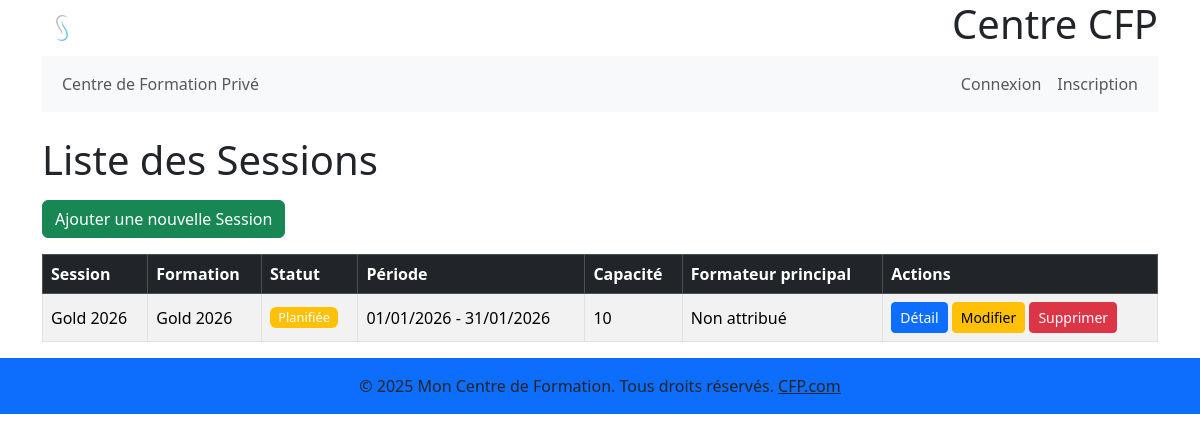
/formations/sessions/, run on an earlier commit of the app's database.
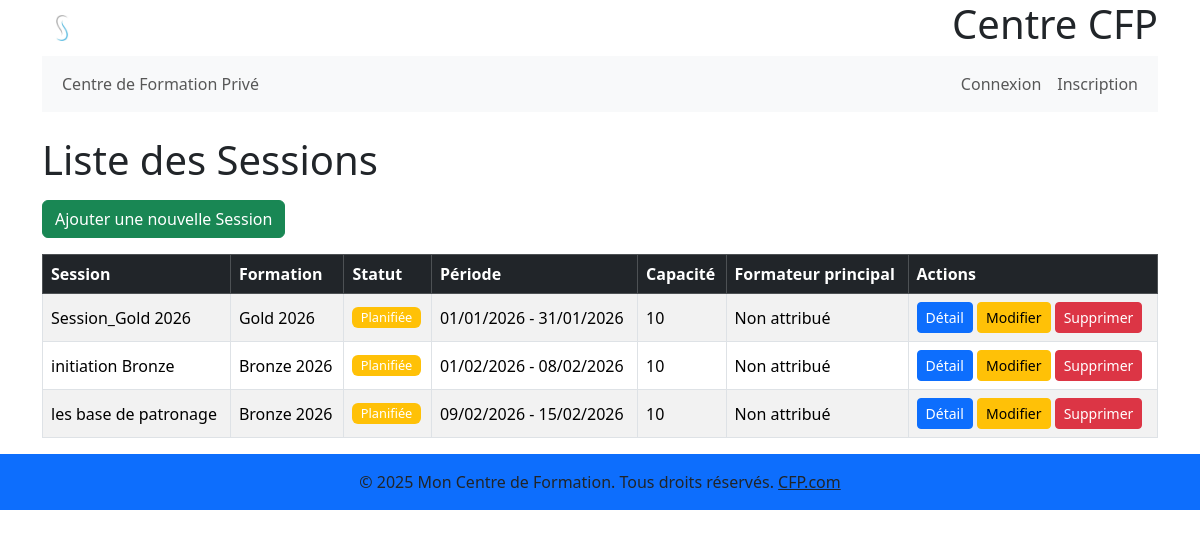
And on a later commit of the database.
### gestion_formations/models.py (models this page shows, shortened)
class Session(models.Model):
    statut = models.CharField(max_length=50, choices=SessionStatus.choices,
                              default=SessionStatus.PLANNED, verbose_name=_("Statut de la session"))
    formation = models.ForeignKey(Formation, on_delete=models.CASCADE, related_name='sessions', verbose_name=_(
        "Formation"))  # Si la formation est supprimée, ses sessions le sont aussi
    nom_session = models.CharField(
        max_length=255, verbose_name=_("Nom de la session"))
    date_debut_session = models.DateField(verbose_name=_(
        "Date de début de la session"))  # Période générale
    date_fin_session = models.DateField(verbose_name=_(
        "Date de fin de la session"))   # Période générale
    capacite_max = models.PositiveIntegerField(
        verbose_name=_("Capacité maximale"))
    instructor_principal = models.ForeignKey(CustomUser, on_delete=models.SET_NULL, null=True,
                                             blank=True, related_name='sessions_principales', verbose_name=_("Formateur principal"))
    lieu = models.CharField(max_length=255, blank=True,
                            null=True, verbose_name=_("Lieu de la session"))
    description = models.TextField(
        blank=True, null=True, verbose_name=_("Description de la session"))
    capacite_min = models.PositiveIntegerField(
        blank=True, null=True, verbose_name=_("Capacité minimale"))
    class Meta:
        verbose_name = _("Session")
        verbose_name_plural = _("Sessions")
        ordering = ['date_debut_session']

class Formation(models.Model):  # cours
    nom = models.CharField(
        max_length=255, verbose_name=_("Nom de la formation"))
    description = models.TextField(
        blank=True, null=True, verbose_name=_("Description"))
    duree_heures = models.PositiveIntegerField(blank=True, null=True, verbose_name=_(
        "Durée totale en heures"))  # Durée totale estimée de la formation
    objectifs = models.TextField(
        blank=True, null=True, verbose_name=_("Objectifs"))
    prerequis = models.TextField(
        blank=True, null=True, verbose_name=_("Prérequis"))
    est_active = models.BooleanField(
        default=True, verbose_name=_("Est active"))
    date_debut_formation = models.DateField(
        blank=True,
        null=True,
        verbose_name=_("Date de début de la formation")
    )
    date_fin_formation = models.DateField(
        blank=True,
        null=True,
        verbose_name=_("Date de fin de la formation")
    )
    class Meta:
        verbose_name = _("Formation")
        verbose_name_plural = _("Formations")

### gestion_formations/views.py (the view)
# urls.py: path('sessions/', SessionListView.as_view(), name='session_list'),
class SessionListView(ListView):
    model = Session
    template_name = 'gestion_formations/session_list.html'
    context_object_name = 'sessions'
    ordering = ['date_debut_session']

### gestion_formations/templates/gestion_formations/session_list.html (shortened to what this page needs)
{% extends 'base.html' %}
{% block content %}
<div class="container mt-4">
    <h1 class="mb-3">Liste des Sessions</h1>
    <p>
        <a href="{% url 'gestion_formations:session_create' %}" class="btn btn-success">Ajouter une nouvelle Session</a>
    </p>
    {% if sessions %}
        <div class="table-responsive">
            <table class="table table-bordered table-striped align-middle">
                <thead class="table-dark">
                    <tr>
                        <th>Session</th>
                        <th>Formation</th>
                        <th>Statut</th>
                        <th>Période</th>
                        <th>Capacité</th>
                        <th>Formateur principal</th>
                        <th>Actions</th>
                    </tr>
                </thead>
                <tbody>
                    {% for session in sessions %}
                    <tr>
                        <td>{{ session.nom_session }}</td>
                        <td>{{ session.formation.nom }}</td>
                        <td>
                           <span class="badge {% if session.statut == 'IN_PROGRESS' %}bg-success{% elif session.statut == 'COMPLETED' %}bg-secondary{% elif session.statut == 'CANCELLED' %}bg-danger{% else %}bg-warning{% endif %}">
                               {{ session.get_statut_display }}
                           </span>
                        </td>
                        <td>{{ session.date_debut_session|date:"d/m/Y" }} - {{ session.date_fin_session|date:"d/m/Y" }}</td>
                        <td>{{ session.capacite_max }}</td>
                        <td>
                            {% if session.instructor_principal and session.instructor_principal.user %}
                                {{ session.instructor_principal.user.get_full_name|default:session.instructor_principal.user.username }}
                            {% else %}
                                Non attribué
                            {% endif %}
                        </td>
                        <td>
                            <a href="{% url 'gestion_formations:session_detail' pk=session.pk %}" class="btn btn-primary btn-sm">Détail</a>
                            <a href="{% url 'gestion_formations:session_update' pk=session.pk %}" class="btn btn-warning btn-sm">Modifier</a>
                            <a href="{% url 'gestion_formations:session_delete' pk=session.pk %}" class="btn btn-danger btn-sm" onclick="return confirm('Confirmer la suppression de cette session ?');">Supprimer</a>
                        </td>
                    </tr>
                    {% endfor %}
                </tbody>
            </table>
        </div>
    {% else %}
        <p class="text-muted">Aucune session n'est disponible pour le moment.</p>
    {% endif %}
</div>
{% endblock %}

What changed in the data, as far as the page shows it:
changed Session: nom_session "Gold 2026" → "Session_Gold 2026"
added Session: nom_session "initiation Bronze", formation.nom "Bronze 2026", statut "Planifiée", date_debut_session "01/02/2026", date_fin_session "08/02/2026", capacite_max "10", shows "Non attribué"
added Session: nom_session "les base de patronage", formation.nom "Bronze 2026", statut "Planifiée", date_debut_session "09/02/2026", date_fin_session "15/02/2026", capacite_max "10", shows "Non attribué"
